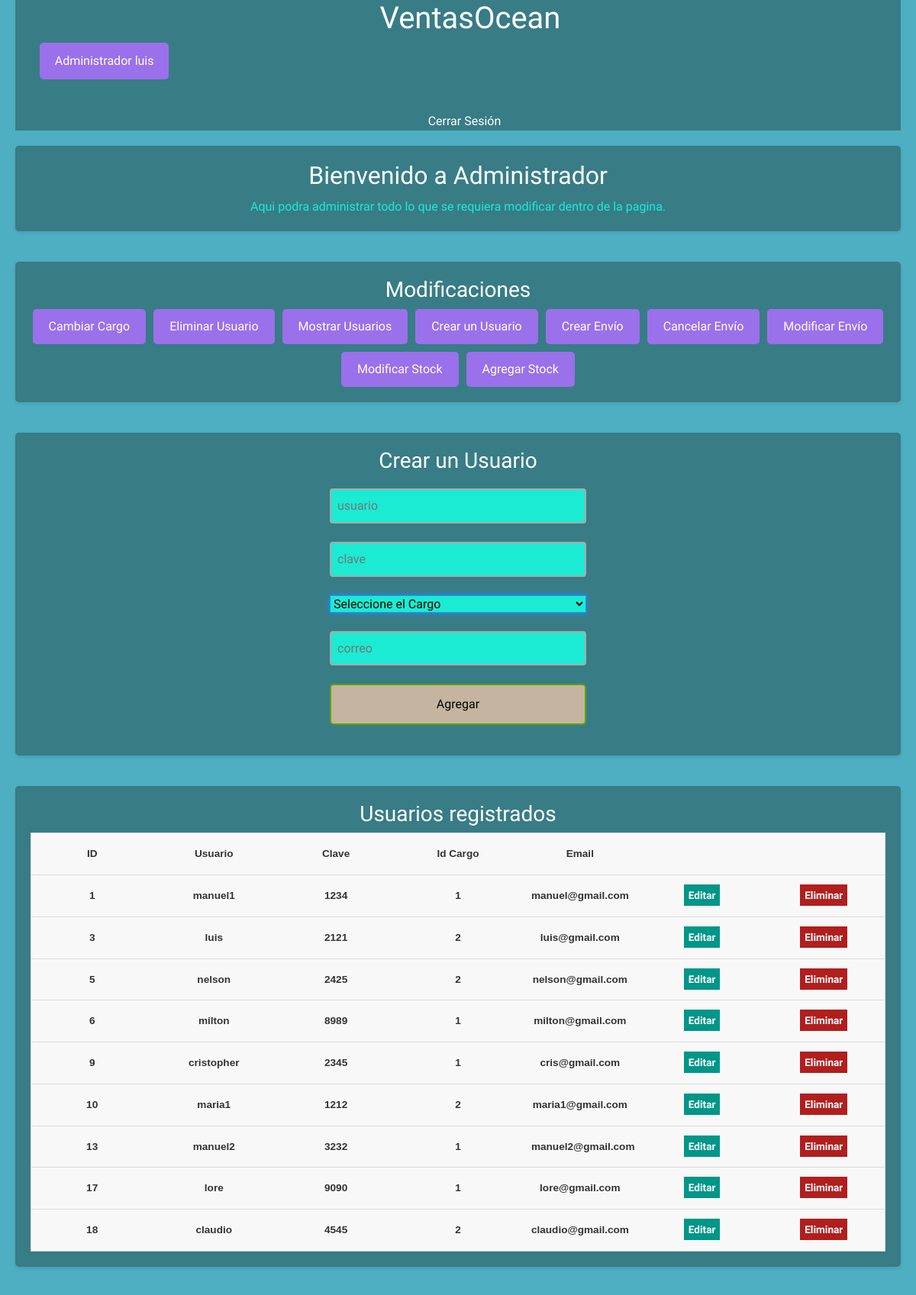
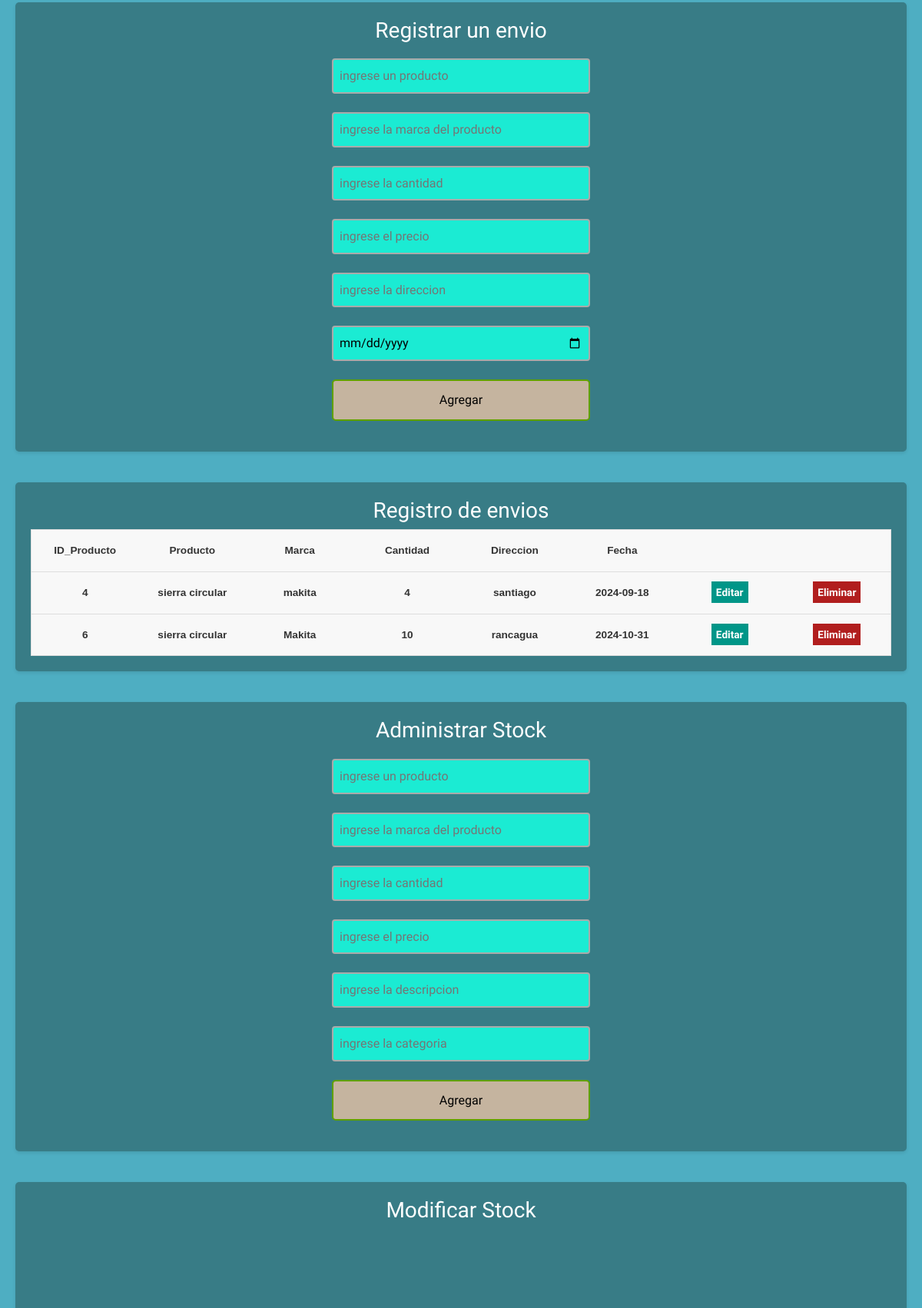
Page /empleados.php (signed in, upper part) on the committed database (2 pictures, top to bottom).
### tables this page shows
CREATE TABLE `usuarios` (
  `id` int(11) NOT NULL,
  `usuario` varchar(100) NOT NULL,
  `clave` varchar(10) NOT NULL,
  `id_cargo` int(11) NOT NULL,
  `correo` varchar(100) NOT NULL
);

CREATE TABLE `envios` (
  `id` int(11) NOT NULL,
  `producto` varchar(100) NOT NULL,
  `marca` varchar(100) NOT NULL,
  `cantidad` int(11) NOT NULL,
  `direccion` varchar(100) NOT NULL,
  `fecha_envio` date NOT NULL
);

### empleados.php (the view, shortened to what this page needs)
<?php
$nombreUsuario = isset($_SESSION['usuario']) ? $_SESSION['usuario'] : "Invitado";
$con = connection();
$sql = "SELECT * FROM usuarios";
$query = mysqli_query($con, $sql);
$sql1 = "SELECT * FROM envios";
$query1 = mysqli_query($con, $sql1);
?>
<!DOCTYPE html>
<html lang="es">
<head>
    <link href="https://cdn.jsdelivr.net/npm/bootstrap@5.3.3/dist/css/bootstrap.min.css" rel="stylesheet">
    <link href="empleadosDise.css" rel="stylesheet">
</head>
<body>
    <header>
        <nav>
           <ul>
                <h1>VentasOcean</h1>
                <li>
                    <div class="caja">
                        <?php echo 'Administrador  '.$nombreUsuario; ?>
                    </div>
               </li>
           </ul>
            <ul>
                <li><a href="cerrar_sesion.php">Cerrar Sesión</a></li>
            </ul>
        </nav>
    </header>
    <section id="inicio">
        <h2>Bienvenido a Administrador</h2>
        <p>Aqui podra administrar todo lo que se requiera modificar dentro de la pagina.</p>
    </section>
    <section id="categorias">
        <h3>Modificaciones</h3>
        <div class="botones-modificaciones">
            <a href="#Mostrar_user" class="btn">Cambiar Cargo</a>
            <a href="#Mostrar_user" class="btn">Eliminar Usuario</a>
            <a href="#Mostrar_user" class="btn">Mostrar Usuarios</a>
            <a href="#crear_user" class="btn">Crear un Usuario</a>
            <a href="#crear_env" class="btn">Crear Envío</a>
            <a href="#crear_env" class="btn">Cancelar Envío</a>
            <a href="#crear_env" class="btn">Modificar Envío</a>
            <a href="#modificar_stock" class="btn">Modificar Stock</a>
            <a href="#crear_stock" class="btn">Agregar Stock</a>
       </div>
    </section>
    <section class="metodos_emple">
            <h3>Crear un Usuario</h3>
            <div id="crear_user">
          <div class="users-form">
              <form action="crearUsuarios.php" method="POST">
                   <input type="text" name="usuario" placeholder="usuario">
                   <input type="password" name="clave" placeholder="clave">
                   <select name="id_cargo">
                        <option value="3">Seleccione el Cargo</option>
                    </select>
                   <input type="email" name="correo" placeholder="correo">
                   <input type="submit" value="Agregar">
              </form>
          </div>
    </section>
    <section class="metodos_emple">
            <h3>Usuarios registrados</h3>
            <div id="Mostrar_user">
            <div class="users-table">
        <table>
            <thead>
                <tr>
                    <th>ID</th>
                    <th>Usuario</th>
                    <th>Clave</th>
                    <th>Id Cargo</th>
                    <th>Email</th>
                    <th></th>
                    <th></th>
                </tr>
            </thead>
            <tbody>
                <?php while ($row = mysqli_fetch_array($query)): ?>
                    <tr>
                        <th><?= $row['id'] ?></th>
                        <th><?= $row['usuario'] ?></th>
                        <th><?= $row['clave'] ?></th>
                        <th><?= $row['id_cargo'] ?></th>
                        <th><?= $row['correo'] ?></th>
                        <th><a href="modificar2.php?id=<?= $row['id'] ?>" class="users-table--edit">Editar</a></th>
                        <th><a href="eliminar.php?id=<?= $row['id'] ?>" class="users-table--delete" >Eliminar</a></th>
                    </tr>
                <?php endwhile; ?>
            </tbody>
        </table>
    </div>
    </section>
    <section class="metodos_emple">
            <h3>Registrar un envio</h3>
            <div id="crear_env">
          <div class="users-form">
              <form action="agregar_envio.php" method="POST">
                   <input type="text" name="producto" placeholder="ingrese un producto">
                   <input type="text" name="marca" placeholder="ingrese la marca del producto">
                   <input type="text" name="cantidad" placeholder="ingrese la cantidad">
                   <input type="text" name="precio" placeholder="ingrese el precio">
                   <input type="text" name="direccion" placeholder="ingrese la direccion">
                   <input type="date" name="fecha_envio" placeholder="ingrese la fecha de envio">
                   <input type="submit" value="Agregar">
              </form>
          </div>
    </section>
    <section class="metodos_emple">
    <h3>Registro de envios</h3>
            <div id="crear_envio">
            <div class="users-table">
        <table>
            <thead>
                <tr>
                    <th>ID_Producto</th>
                    <th>Producto</th>
                    <th>Marca</th>
                    <th>Cantidad</th>
                    <th>Direccion</th>
                    <th>Fecha</th>
                    <th></th>
                    <th></th>
                </tr>
            </thead>
            <tbody>
                <?php while ($row = mysqli_fetch_array($query1)): ?>
                    <tr>
                        <th><?= $row['id'] ?></th>
                        <th><?= $row['producto'] ?></th>
                        <th><?= $row['marca'] ?></th>
                        <th><?= $row['cantidad'] ?></th>
                        <th><?= $row['direccion'] ?></th>
                        <th><?= $row['fecha_envio'] ?></th>
                        <th><a href="modificarEnv.php?id=<?= $row['id'] ?>" class="users-table--edit">Editar</a></th>
                        <th><a href="eliminar_Env.php?id=<?= $row['id'] ?>" class="users-table--delete" >Eliminar</a></th>
                    </tr>
                <?php endwhile; ?>
            </tbody>
        </table>
    </div>
    </section>
    <section class="metodos_emple">
            <h3>Administrar Stock</h3>
            <div id="crear_stock">
          <div class="users-form">
              <form action="agregar_stock.php" method="POST">
                   <input type="text" name="producto" placeholder="ingrese un producto">
                   <input type="text" name="marca" placeholder="ingrese la marca del producto">
                   <input type="text" name="cantidad" placeholder="ingrese la cantidad">
                   <input type="text" name="precio" placeholder="ingrese el precio">
                   <input type="text" name="descripcion" placeholder="ingrese la descripcion">
                   <input type="text" name="categoria" placeholder="ingrese la categoria">
                   <input type="submit" value="Agregar">
              </form>
          </div>
    </section>
    <section class="metodos_emple">
    <h3>Modificar Stock</h3>
            <div id="modificar_stock">
            <div class="users-table">
    </div>
    </section>
</body>
</html>

### empleadosDise.css (style rules this page uses)
* { box-sizing: border-box; margin: 0; padding: 0; }
html { font-family: 'Segoe UI', sans-serif; text-align: center; }
a { text-decoration: none; }
.users-form form { display: flex; flex-direction: column; gap: 24px; width: 30%; margin: 20px auto; text-align: center; }
.users-form form input { font-family: 'Segoe UI', sans-serif; }
.users-form form input[type=text], .users-form form input[type=password], .users-form form input[type=email] { padding: 8px; border:2px solid #aaa; border-radius:4px; outline:none; transition:.3s; }
.users-form form input[type=submit] { border: none; padding: 12px 50px; text-decoration: none; transition-duration: 0.4s; cursor: pointer; border-radius: 5px; background-color: rgb(156, 41, 41); color: black; border: 2px solid #60a100; }
.users-table table { border: 1px solid #ccc; border-collapse: collapse; margin: 0; padding: 0; width: 100%; table-layout: fixed; }
table tr { background-color: #f8f8f8; border: 1px solid #ddd; padding: 4px; }
table th { padding: 16px; text-align: center; font-size: .85em; }
.users-table--edit { background: #009688; padding: 6px; color: #fff; text-align: center; font-weight: bold; }
.users-table--delete { background: #b11e1e; padding: 6px; color: #fff; text-align: center; font-weight: bold; }
body { justify-content: center; align-items: center; height: 100vh; margin: 0; background-color: #08CC88; }

### empleados.php (style rules this page uses)
h3 { font-family: "Jersey 25", serif; font-weight: 400; font-style: normal; }
* { margin: 0; padding: 0; box-sizing: border-box; font-family: Arial, sans-serif; }
body { line-height: 1.6; background-color: #4EAEC2; color: #333; padding: 0 20px; }
header { background-color: #387C86; color: #fff; padding: 15px 05; margin-bottom: 20px; }
nav ul { list-style: none; text-align: center; }
nav ul li { display: inline; margin-right: 15px; }
nav ul li a { color: #fff; text-decoration: none; font-size: 16px; padding: 5px 10px; transition: background-color 0.3s; }
section { margin-bottom: 40px; padding: 20px; background-color: #387C86; border-radius: 5px; box-shadow: 0 2px 4px rgba(0, 0, 0, 0.1); }
section h2, section h3 { color: #FFFFFF; margin-bottom: 20px,auto; text-align: center; font-weight: normal; font-family: "Jersey 25", serif; font-weight: 400; font-style: normal; }
h1 { font-family: "Jersey 25", serif; font-weight: 400; font-style: normal; text-align: center; color: #FFFFFF; }
a { font-family: "Black Ops One", serif; font-weight: 400; font-style: normal; color: #FFFFFF; }
p { width: auto; height: auto; margin: auto; text-align: left; color: #1BEBD3; text-align: center; font-family: "Black Ops One", serif; font-weight: 400; font-style: normal; }
.caja { background-color: #9B70EB; font-family: "Black Ops One", serif; font-weight: 400; font-style: normal; border-radius: 5px; padding: 05px 05px; margin: 10; height: 06vh; width: 15%; display: flex; justify-content: center; align-items: center; font-size: 1rem; max-width: 100%; white-space: nowrap; overflow: hidden; text-overflow: ellipsis; }
.users-form form { display: flex; flex-direction: column; gap: 24px; width: 30%; margin: 20px auto; text-align: center; }
.users-form form input { font-family: 'Segoe UI', sans-serif; }
.users-form form input[type=text], .users-form form input[type=password], .users-form form input[type=email], .users-form form input[type=date], .users-form form input[type=email] { padding: 8px; border:2px solid #aaa; border-radius:4px; outline:none; transition:.3s; background-color: #1BEBD3; color: #000; font-family: "Black Ops One", serif; font-weight: 400; font-style: normal; }
.users-form form input[type=submit] { border: none; padding: 12px 50px; text-decoration: none; transition-duration: 0.4s; cursor: pointer; border-radius: 5px; background-color: #C5B49F; color: black; border: 2px solid #60a100; font-family: "Black Ops One", serif; font-weight: 400; font-style: normal; }
select { background-color: #1BEBD3; color: #000; border-color:dodgerBlue; box-shadow:0 0 6px 0 dodgerBlue; color: #000; font-family: "Black Ops One", serif; font-weight: 400; font-style: normal; }
.botones-modificaciones { display: flex; flex-wrap: wrap; justify-content: center; gap: 10px; font-family: "Black Ops One", serif; font-weight: 400; font-style: normal; }
.btn { background-color: #9B70EB; color: #fff; padding: 10px 20px; text-decoration: none; border-radius: 5px; transition: background-color 0.3s; }

### rows in the picture
usuarios: id "1", usuario "manuel1", clave "1234", id_cargo "1", correo "manuel@gmail.com"
usuarios: id "3", usuario "luis", clave "2121", id_cargo "2", correo "luis@gmail.com"
usuarios: id "5", usuario "nelson", clave "2425", id_cargo "2", correo "nelson@gmail.com"
usuarios: id "6", usuario "milton", clave "8989", id_cargo "1", correo "milton@gmail.com"
usuarios: id "9", usuario "cristopher", clave "2345", id_cargo "1", correo "cris@gmail.com"
usuarios: id "10", usuario "maria1", clave "1212", id_cargo "2", correo "maria1@gmail.com"
usuarios: id "13", usuario "manuel2", clave "3232", id_cargo "1", correo "manuel2@gmail.com"
usuarios: id "17", usuario "lore", clave "9090", id_cargo "1", correo "lore@gmail.com"
usuarios: id "18", usuario "claudio", clave "4545", id_cargo "2", correo "claudio@gmail.com"
envios: id "4", producto "sierra circular", marca "makita", cantidad "4", direccion "santiago", fecha_envio "2024-09-18"
envios: id "6", producto "sierra circular", marca "Makita", cantidad "10", direccion "rancagua", fecha_envio "2024-10-31"

### other values in the picture
$nombreUsuario "luis"
